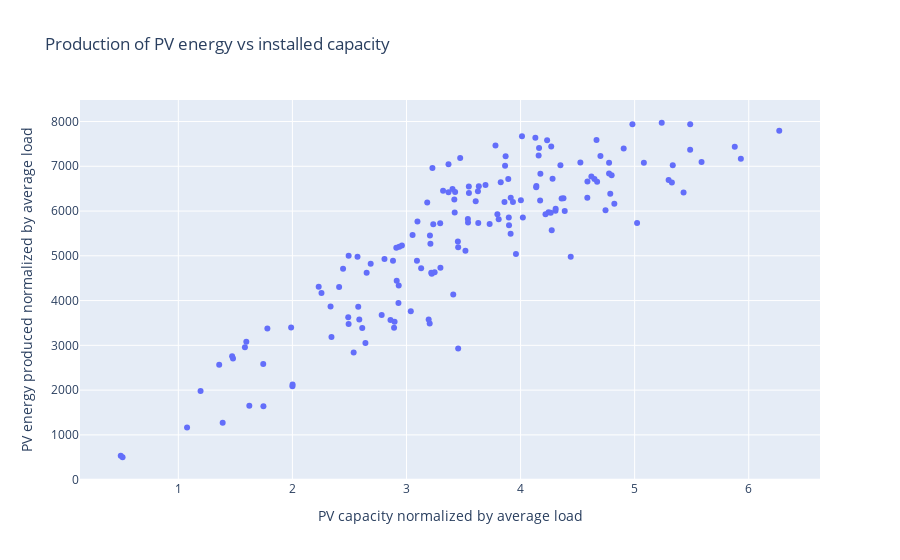
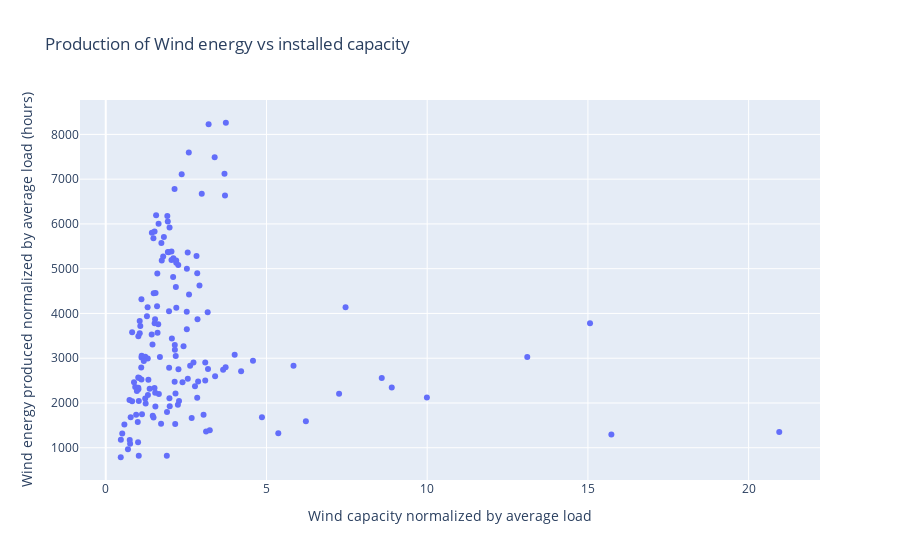

Here is the notebook cell these charts were saved with, in order:
### Markdown cell above
# Résultats pour les pays (pas d'états ici)

### Code cell
interactive_scatter_plot(data, 'P_pv_normalized', 'E_pv_normalized', label1='PV capacity normalized by average load', label2='PV energy produced normalized by average load',title = 'Production of PV energy vs installed capacity')
interactive_scatter_plot(data, 'P_wind_normalized', 'E_wind_normalized', label1='Wind capacity normalized by average load', label2='Wind energy produced normalized by average load (hours)',title = 'Production of Wind energy vs installed capacity')

### Figure 1 — Plotly figure (JSON) as saved in the notebook; plotly's stock layout.template omitted (floating-point values rounded to 4 significant figures; data arrays with more than 128 entries replaced by an {"elided": "..."} marker saying what was removed)
{"data": [{"hovertemplate": "<b>%{hovertext}</b><br><br>PV capacity normalized by average load=%{x}<br>PV energy produced normalized by average load=%{y}<extra></extra>", "hovertext": {"elided": "153 str values"}, "legendgroup": "", "marker": {"color": "#636efa", "symbol": "circle"}, "mode": "markers", "name": "", "orientation": "v", "showlegend": false, "type": "scatter", "x": {"elided": "153 float values"}, "xaxis": "x", "y": {"elided": "153 float values"}, "yaxis": "y"}], "layout": {"hovermode": "closest", "legend": {"tracegroupgap": 0}, "title": {"text": "Production of PV energy vs installed capacity"}, "xaxis": {"anchor": "y", "domain": [0, 1], "title": {"text": "PV capacity normalized by average load"}}, "yaxis": {"anchor": "x", "domain": [0, 1], "title": {"text": "PV energy produced normalized by average load"}}}}

### Figure 2 — Plotly figure (JSON) as saved in the notebook; plotly's stock layout.template omitted (floating-point values rounded to 4 significant figures; data arrays with more than 128 entries replaced by an {"elided": "..."} marker saying what was removed)
{"data": [{"hovertemplate": "<b>%{hovertext}</b><br><br>Wind capacity normalized by average load=%{x}<br>Wind energy produced normalized by average load (hours)=%{y}<extra></extra>", "hovertext": {"elided": "153 str values"}, "legendgroup": "", "marker": {"color": "#636efa", "symbol": "circle"}, "mode": "markers", "name": "", "orientation": "v", "showlegend": false, "type": "scatter", "x": {"elided": "153 float values"}, "xaxis": "x", "y": {"elided": "153 float values"}, "yaxis": "y"}], "layout": {"hovermode": "closest", "legend": {"tracegroupgap": 0}, "title": {"text": "Production of Wind energy vs installed capacity"}, "xaxis": {"anchor": "y", "domain": [0, 1], "title": {"text": "Wind capacity normalized by average load"}}, "yaxis": {"anchor": "x", "domain": [0, 1], "title": {"text": "Wind energy produced normalized by average load (hours)"}}}}
